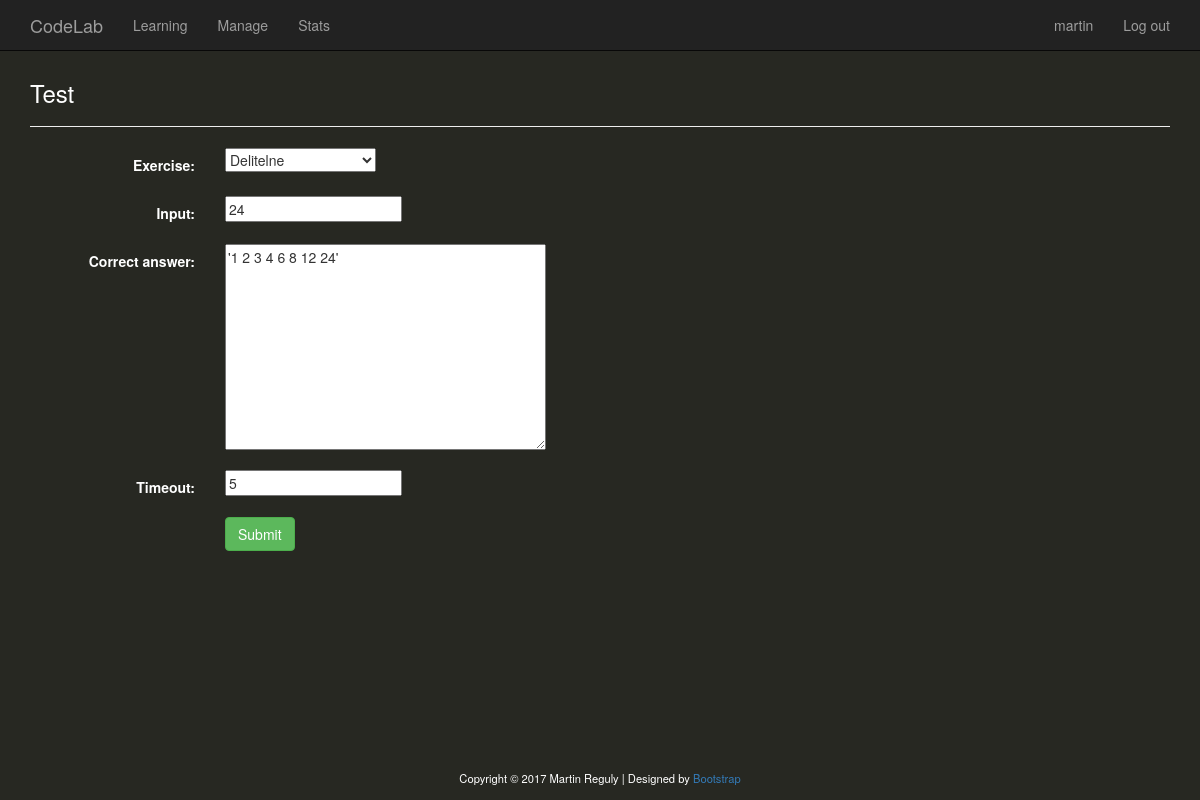
Page /courses/manage/edit/test/1/ (signed in) on the committed database.
### course/models.py (models this page shows, shortened)
class BaseModel(models.Model):
    created = models.DateTimeField(auto_now_add=True)
    updated = models.DateTimeField(auto_now=True)
    class Meta:
        abstract = True

class ExerciseTest(BaseModel):
    exercise = models.ForeignKey(Exercise, on_delete=models.CASCADE)
    input = models.CharField(max_length=50)
    correct_answer = models.TextField(max_length=100)
    timeout = models.IntegerField(default=5)
    class Meta:
        db_table = 'exercise_test'

### course/views.py (the view)
def test_update(request, pk, template_name='course/new_test.html'):
    if request.user.is_superuser:
        test = get_object_or_404(ExerciseTest, pk=pk)
        form = ExerciseTestForm(request.POST or None, instance=test)
        if form.is_valid():
            with transaction.atomic():
                form.save()
                return HttpResponseRedirect(reverse('course:manage'))
        return render(request, template_name, {'form': form})
    return TemplateResponse(request, '404.html', {})

### course/forms.py
class ExerciseTestForm(forms.ModelForm):
    class Meta:
        model = ExerciseTest
        fields = ['exercise', 'input', 'correct_answer', 'timeout']
        widgets = {
            'exercise': forms.Select(attrs={
                'id': 'post-test-exercise',
            }),
            'input': forms.TextInput(attrs={
                'id': 'post-test-input',
                'required': True,
                'placeholder': 'Name new exercise...'
            }),
            'correct_answer': forms.Textarea(attrs={
                'id': 'post-test-correct_answer',
                'required': True,
                'placeholder': 'Add description...'
            }),
            'timeout': forms.NumberInput(attrs={
                'id': 'post-test-timeout',
            })
        }

### course/models.py (called while the page is built)
    def __str__(self):
        return '{}'.format(self.title)

### course/templates/course/new_test.html (shortened to what this page needs)
{% extends 'base.html' %}
{% load static %}
{% block main-body %}
    <div class="container">
        <div class="row">
            <h3>Test</h3>
            <hr>
                <form class="form-horizontal" action="" method="post">{% csrf_token %}{% include 'form_template.html' %}
                    <div class="form-group">
                        <div class="col-sm-offset-2 col-sm-10">
                            <button class="btn btn-success" type="submit" id="register">Submit</button>
                        </div>
                    </div>
                </form>
        </div>
    </div>
{% endblock %}

### templates/base.html (shortened to what this page needs)
{% load static %}
<!DOCTYPE html>
<html lang="en">
<head>
    <link href=" {% static 'course/css/bootstrap.min.css' %} " rel="stylesheet">
    <link href=" {% static 'course/css/custom.css' %} " rel="stylesheet">
</head>
<body>
<div id="wrap">
    <nav class="navbar navbar-inverse navbar-fixed-top" role="navigation">
        <div class="container">
            <div class="navbar-header">
                <a class="navbar-brand" href="">CodeLab</a>
            </div>
            <div class="collapse navbar-collapse" id="bs-example-navbar-collapse-1">
                <ul class="nav navbar-nav">
                    <li>
                        <a href="{% url 'course:listing' %}">Learning</a>
                    </li>
                    {% if user.is_superuser %}
                        <li>
                            <a href="{% url 'course:manage' %}">Manage</a>
                        </li>
                        <li>
                            <a href="{% url 'course:statistics' %}">Stats</a>
                        </li>
                    {% endif %}
                </ul>
                <ul class="nav navbar-nav navbar-right">
                    {% if user.is_authenticated %}
                        <li><a>{{ user }}</a></li>
                        <li><a href="{% url 'logout' %}">Log out</a></li>
                    {% else %}
                        <li><a href="{% url 'login' %}">Log in</a></li>
                        <li><a href="{% url 'registration' %}">Registration</a></li>
                    {% endif %}
                </ul>
            </div>
        </div>
    </nav>
    {% block main-body %}
    {% endblock %}
</div>
    <div id="footer">
        <div class="container">
            <p class="text-center">Copyright &copy; 2017 Martin Reguly | Designed by <a href="http://getbootstrap.com/"
                                                                                        target="_blank">Bootstrap</a>
            </p>
        </div>
    </div>
</body>
</html>

### templates/form_template.html (shortened to what this page needs)
{% for field in form %}
    <div class="form-group">
        <div class="col-sm-offset-2 col-sm-10">
        </div>
        <p class="control-label col-sm-2">{{ field.label_tag }}</p>
    <div class="col-sm-10">{{ field }}</div>
    </div>
{% endfor %}

### static/course/css/custom.css (style rules this page uses)
body { background-color: #272822; padding-top: 60px; }
html, body { height: 100%; }
#wrap { min-height: 100%; height: auto; margin: 0 auto -30px; padding: 0 0 30px; }
#footer { height: 30px; font-size: 0.8em; }
h1, h2, h3, h4, h5, h6 { color: white; }
.row { margin: 0; }
p, th, td { color: white; }
.collapse { transition: height 0.01s; -webkit-transition: none; }

### rows in the picture
ExerciseTest: form "Delitelne" "24" "'1 2 3 4 6 8 12 24'" "5"

### other values in the picture
{{ user }} "martin"
{{ field.label_tag }} "Exercise:" "Input:" "Correct answer:" "Timeout:"
